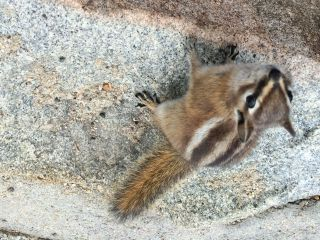
#> input picture data/chipmunk.jpg, 320 x 240 px
$ python 7_2.py
#> lines starting #> are read from the running program, lines starting #| are printed output that depends on the picture; after the words box and inside, x2 and y2 are one past the last pixel; in counts of white or black regions, pixels touching at a corner belong together
import cv2
import numpy as np


def hist_2d(src):
    """ 2次元ヒストグラム取得 """
    hsv = cv2.cvtColor(src, cv2.COLOR_BGR2HSV)
    hist = cv2.calcHist(
        [hsv], [0, 1], None, [45, 64], [0, 180, 0, 256])
    # ヒストグラム高さ正規化 (0.0～1.0)
    hist = hist / float(src.shape[1] * src.shape[0])
    return hist


cap = cv2.VideoCapture('data/sample3.mp4')
hist_targets = {
    'chipmunk': hist_2d(cv2.imread('data/chipmunk.jpg')),
    'duckling': hist_2d(cv2.imread('data/duckling.jpg'))
}
#> in hist_2d, `hsv = cv2.cvtColor(src, cv2.COLOR_BGR2HSV)`: hsv: shape (240, 320, 3); mean H, S, V 41.1, 29.9, 171.9
#> in hist_2d, src is the input picture: shape (240, 320, 3); mean B, G, R 156.5, 165.9, 168.9
#> in hist_2d, `hist = cv2.calcHist( [hsv], [0, 1], None, [45, 64], [0, 180, 0, 256])`:
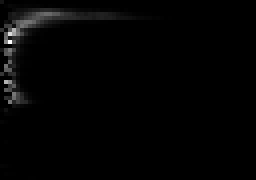
#> hist: shape (45, 64) float32 (shown 4 times larger); min 0, max 1902, mean 26.7; drawn with min black and max white
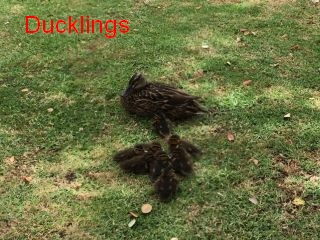
#> input picture data/duckling.jpg, 320 x 240 px
#> in hist_2d (call 2), `hsv = cv2.cvtColor(src, cv2.COLOR_BGR2HSV)`: hsv: shape (240, 320, 3); mean H, S, V 33.3, 116.9, 116.1
#> in hist_2d, src is the input picture: shape (240, 320, 3); mean B, G, R 65.3, 112.3, 106.7
#> in hist_2d (call 2), `hist = cv2.calcHist( [hsv], [0, 1], None, [45, 64], [0, 180, 0, 256])`:
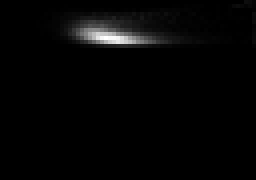
#> hist: shape (45, 64) float32 (shown 4 times larger); min 0, max 1334, mean 26.7; drawn with min black and max white

while True:
    ret, src = cap.read()
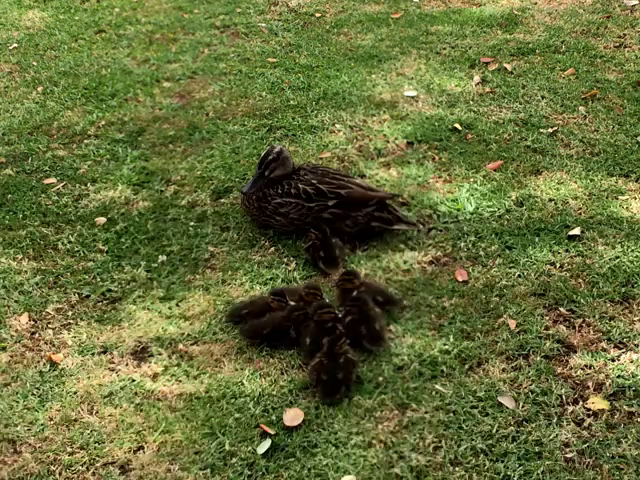
#> input picture frame 0 of data/sample3.mp4, 640 x 480 px
#> src is the input picture: shape (480, 640, 3); mean B, G, R 57.7, 109.8, 102
    if not ret:
        cap.set(cv2.CAP_PROP_POS_FRAMES, 0)
        continue
    # 入力フレームの2次元ヒストグラム取得
    hist_src = hist_2d(src)
#> in hist_2d (call 3), `hsv = cv2.cvtColor(src, cv2.COLOR_BGR2HSV)`: hsv: shape (480, 640, 3); mean H, S, V 33.3, 141.1, 112.9
#> in hist_2d (call 3), `hist = cv2.calcHist( [hsv], [0, 1], None, [45, 64], [0, 180, 0, 256])`:
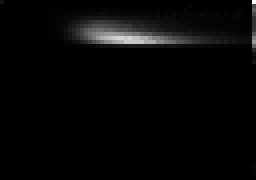
#> hist: shape (45, 64) float32 (shown 4 times larger); min 0, max 4147, mean 106.7; drawn with min black and max white
    # 対象物体2種類
    for name, hist in hist_targets.items():
        # 対象と入力のヒストグラムの類似度計算
        similarity = cv2.compareHist(hist, hist_src, cv2.HISTCMP_INTERSECT)
        if similarity > 0.7:
            # 類似度が0.7より大きければ'Detect'と名前表示
            cv2.putText(src, 'Detect: ' + name, (20, 60),
                        cv2.FONT_HERSHEY_SIMPLEX,
                        1.5, (0, 0, 0), 4)
#> this loop made 2 passes
#> (name, similarity) on passes 1 to 2: ('chipmunk', 0.0468), ('duckling', 0.726)
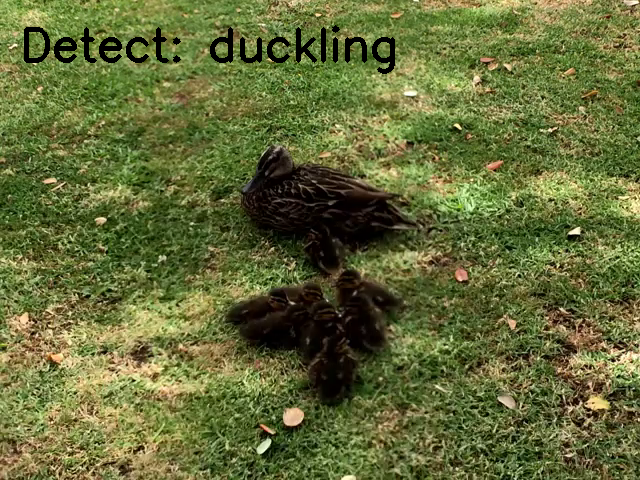
#> src: shape (480, 640, 3); 1.39% of pixels changed, all inside (x1, y1, x2, y2) = (24, 25, 395, 74)
    cv2.imshow('win_src', src)
    # 類似度マップを拡大して表示
    img_hist = cv2.resize(
        hist_src*30000, (64*4, 45*4),
        interpolation=cv2.INTER_AREA)
    cv2.imshow('win_hist', img_hist)
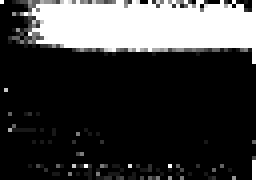
#> window 'win_hist': shape (180, 256); min 0, max 255, mean 60.8
    key = cv2.waitKey(2000)
#> (key Esc is pressed here)
    if key == 27:
        break
    elif key == 32:
        cv2.waitKey()

cv2.destroyAllWindows()
